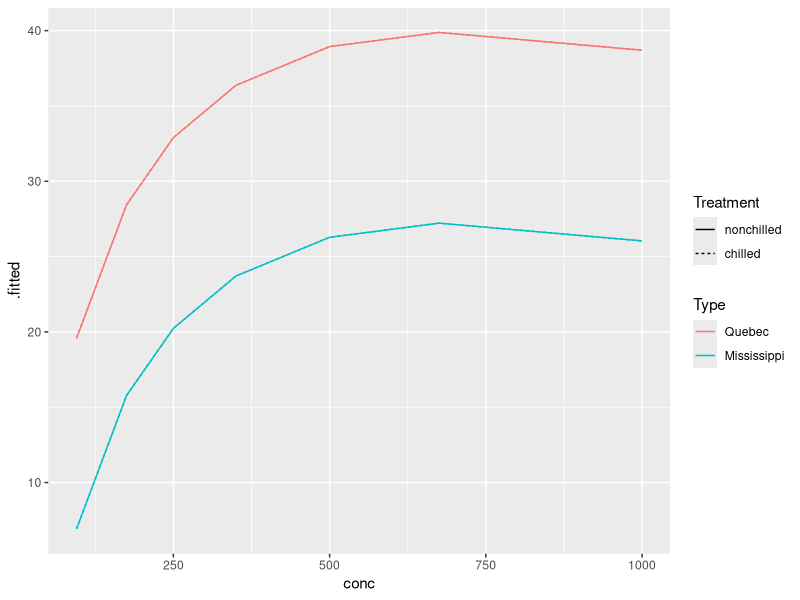
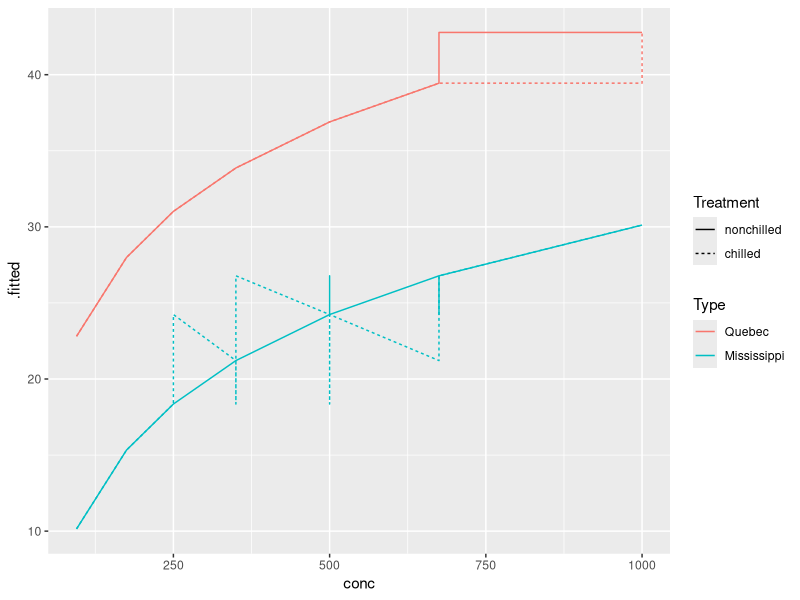
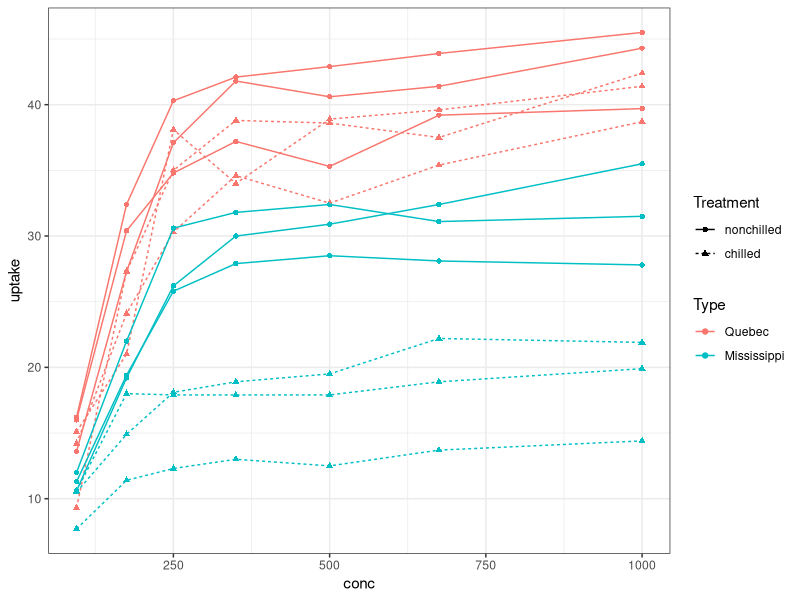

Write R code to recreate these figures, in order.
library(tidyverse)
library(broom)

# Abrir base de datos

data("CO2")

View(CO2)


### Modelo linal

# Captación de CO2 explicado por ecotipo

Fit1 <- lm(uptake ~ Type, data = CO2)

## Para el modelo general

Est1 <- glance(Fit1)

Est2 <- tidy(Fit1)

Est3 <- augment(Fit1)


### Comparación de modelos

Fit1 <- lm(uptake ~ Type, data = CO2)
Fit2 <- lm(uptake ~ Treatment, data = CO2)
Fit3 <- lm(uptake ~ conc, data = CO2)
Fit4 <- lm(uptake ~ Type + Treatment + conc, data = CO2)
Fit5 <- lm(uptake ~ Type + conc + I(log(conc)), data = CO2)
Fit6 <- lm(uptake ~ Type + I(log(conc)), data = CO2)
Fit7 <- lm(uptake ~ Type:Treatment + conc + I(log(conc)), data = CO2)

Aug5 <- augment(Fit5) %>% full_join(CO2)
Aug6 <- augment(Fit6) %>% full_join(CO2)


ggplot(Aug5, aes(x = conc, y = .fitted)) + geom_line(aes(lty = Treatment, color = Type))

ggplot(Aug6, aes(x = conc, y = .fitted)) + geom_line(aes(lty = Treatment, color = Type))



Modelo1 <- glance(Fit1) %>% dplyr::select(r.squared,AIC) %>% mutate(Modelo = "Fit1")
Modelo2 <- glance(Fit2) %>% dplyr::select(r.squared,AIC) %>% mutate(Modelo = "Fit2")
Modelo3 <- glance(Fit3) %>% dplyr::select(r.squared,AIC) %>% mutate(Modelo = "Fit3")
Modelo4 <- glance(Fit4) %>% dplyr::select(r.squared,AIC) %>% mutate(Modelo = "Fit4")
Modelo5 <- glance(Fit5) %>% dplyr::select(r.squared,AIC) %>% mutate(Modelo = "Fit5")
Modelo6 <- glance(Fit6) %>% dplyr::select(r.squared,AIC) %>% mutate(Modelo = "Fit6")
Modelo7 <- glance(Fit7) %>% dplyr::select(r.squared,AIC) %>% mutate(Modelo = "Fit7")

Modelos <- bind_rows(Modelo1, Modelo2, Modelo3, Modelo4,Modelo5, Modelo6, Modelo7) %>% 
  arrange(AIC) %>% mutate(Delta_AIC = AIC - min(AIC))


### Metemos todas las variables de una


ggplot(CO2, aes(x = conc, y = uptake, group = Plant)) +
  geom_point(aes(color = Type, shape = Treatment)) +
  geom_line(aes(color = Type, lty = Treatment)) +
  theme_bw()

